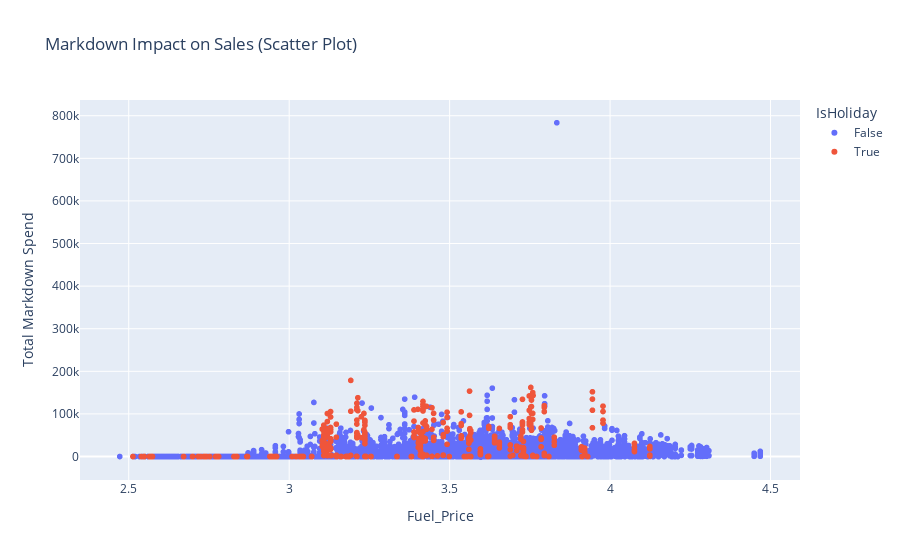

The cell this chart's notebook holds for it:
### Code cell
import pandas as pd

# ensure the dataframe 'df' exists (load it if not)
if 'df' not in globals():
    df = pd.read_csv("../Data/Cleaned/cleaned_data_set.csv")
    
import plotly.express as px

# compute total markdown per week
df['Total_Markdown'] = df[['MarkDown1','MarkDown2','MarkDown3','MarkDown4','MarkDown5']].sum(axis=1)

# scatter plot: total markdown vs. Fuel price
fig = px.scatter(
    df,
    x='Fuel_Price',
    y='Total_Markdown',
    color='IsHoliday',
    title='Markdown Impact on Sales (Scatter Plot)',
    labels={
        'Total_Markdown': 'Total Markdown Spend',
        'Fuel Price': 'Fuel Price',
    }
)
fig.show()

### Figure 1 — Plotly figure (JSON) as saved in the notebook; plotly's stock layout.template omitted (floating-point values rounded to 4 significant figures; data arrays with more than 128 entries replaced by an {"elided": "..."} marker saying what was removed)
{"data": [{"hovertemplate": "IsHoliday=False<br>Fuel_Price=%{x}<br>Total Markdown Spend=%{y}<extra></extra>", "legendgroup": "False", "marker": {"color": "#636efa", "symbol": "circle"}, "mode": "markers", "name": "False", "showlegend": true, "type": "scattergl", "x": {"elided": "7605 float values"}, "xaxis": "x", "y": {"elided": "7605 float values"}, "yaxis": "y"}, {"hovertemplate": "IsHoliday=True<br>Fuel_Price=%{x}<br>Total Markdown Spend=%{y}<extra></extra>", "legendgroup": "True", "marker": {"color": "#EF553B", "symbol": "circle"}, "mode": "markers", "name": "True", "showlegend": true, "type": "scattergl", "x": {"elided": "585 float values"}, "xaxis": "x", "y": {"elided": "585 float values"}, "yaxis": "y"}], "layout": {"legend": {"title": {"text": "IsHoliday"}, "tracegroupgap": 0}, "title": {"text": "Markdown Impact on Sales (Scatter Plot)"}, "xaxis": {"anchor": "y", "domain": [0, 1], "title": {"text": "Fuel_Price"}}, "yaxis": {"anchor": "x", "domain": [0, 1], "title": {"text": "Total Markdown Spend"}}}}
